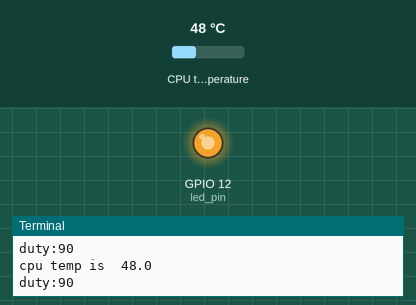
Recording of a program running on a simulated Raspberry Pi (BCM pin numbers). On the bench: output pins drawn as LEDs (lit = HIGH), the last lines printed to the terminal. The inputs (shaded band) are chosen by the test bench; at power-on: CPU temperature 48 °C.

Above: at 2.2 s.
2.3 s: CPU temperature set to 42 °C
4.2 s: CPU temperature set to 39 °C
At 5.4 s:
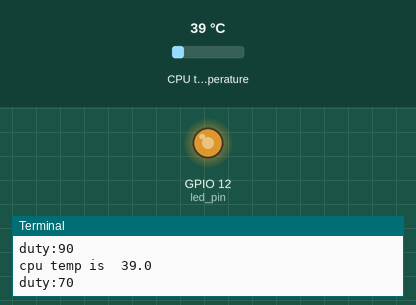
6.5 s: CPU temperature set to 44 °C
At 8.1 s:
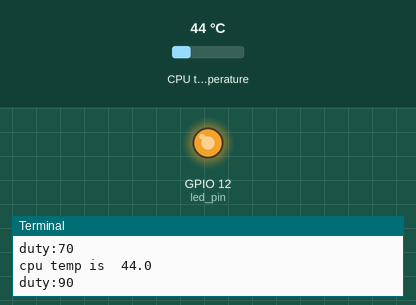
8.6 s: CPU temperature set to 31 °C
At 9.5 s:
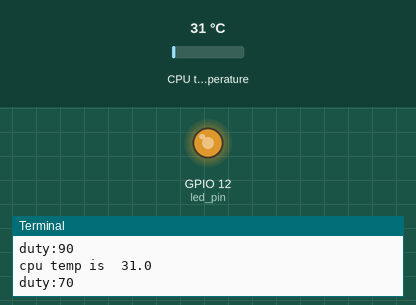
Timing chart, 0 to 11.6 s (numbered marks = the images above; inputs shaded):
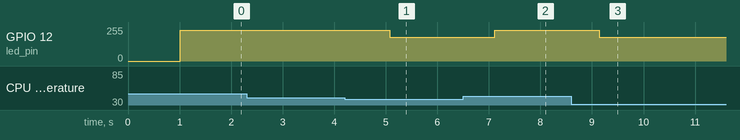

The program:

rpi4_fanctrl_loop_210803.py
```python
#! /usr/bin/python3
import RPi.GPIO as GPIO
import time
import subprocess

def subprocess_open(command):
    popen = subprocess.Popen(command, stdout=subprocess.PIPE, stderr=subprocess.PIPE, shell=True)
    (stdoutdata, stderrdata) = popen.communicate()
    return stdoutdata, stderrdata


def adaptiveFanCtrl(enable,period,temp):


    if enable:
        if temp > 90:
            pwm_led.ChangeDutyCycle(100)
            print('duty:100')
        elif temp > 70:
            pwm_led.ChangeDutyCycle(100)
            print('duty:100')
        elif temp > 60:
            pwm_led.ChangeDutyCycle(100)
            print('duty:100')
        elif temp > 40:
            pwm_led.ChangeDutyCycle(90)
            print('duty:90')
        else:
            pwm_led.ChangeDutyCycle(70)
            print('duty:70')

    else:
        pwm_led.ChangeDutyCycle(0)

    time.sleep(period)

GETTEMP = 'cat /sys/devices/virtual/thermal/thermal_zone0/temp'
PWM_PERIOD = 100
CTRL_PERIOD = 1
TURN_ON = True
TURN_OFF = False

led_pin = 12
GPIO.setmode(GPIO.BCM)
GPIO.setup(led_pin, GPIO.OUT)
pwm_led = GPIO.PWM(led_pin, PWM_PERIOD)

#start value zero
pwm_led.start(0)
#pwm_led.start(100)
time.sleep(1)

tempNow = ''
err = ''
getdata = ''

try:
	while True:
            #get temp
            tempNow,err = subprocess_open(GETTEMP)
            tempNow = int(tempNow[:-1]) / 1000

            print('cpu temp is ',str(tempNow))

            #test
            #getdata = input()
            #adaptiveFanCtrl(TURN_ON,PERIOD,int(getdata))

            adaptiveFanCtrl(TURN_ON,CTRL_PERIOD,tempNow)


finally:
    pwm_led.stop()
    GPIO.cleanup()
```

Measured:
- the behaviour switches between 41 and 40 °C on CPU temperature (found by bisection; images 0 and 1)
- after the input at 4.2 s, GPIO 12 (led_pin): 230/255 → 179/255 after 0.88 s
- after the input at 6.5 s, GPIO 12 (led_pin): 179/255 → 230/255 after 0.61 s
- after the input at 8.6 s, GPIO 12 (led_pin): 230/255 → 179/255 after 0.54 s
